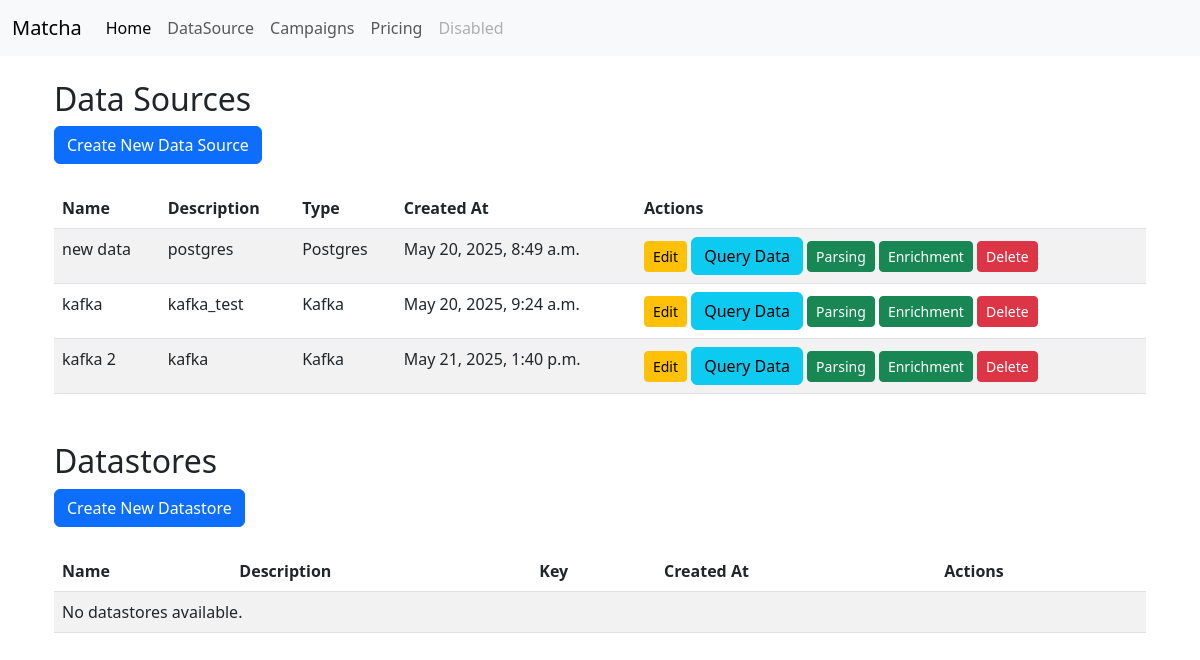
The app's page /datasources/, older data.
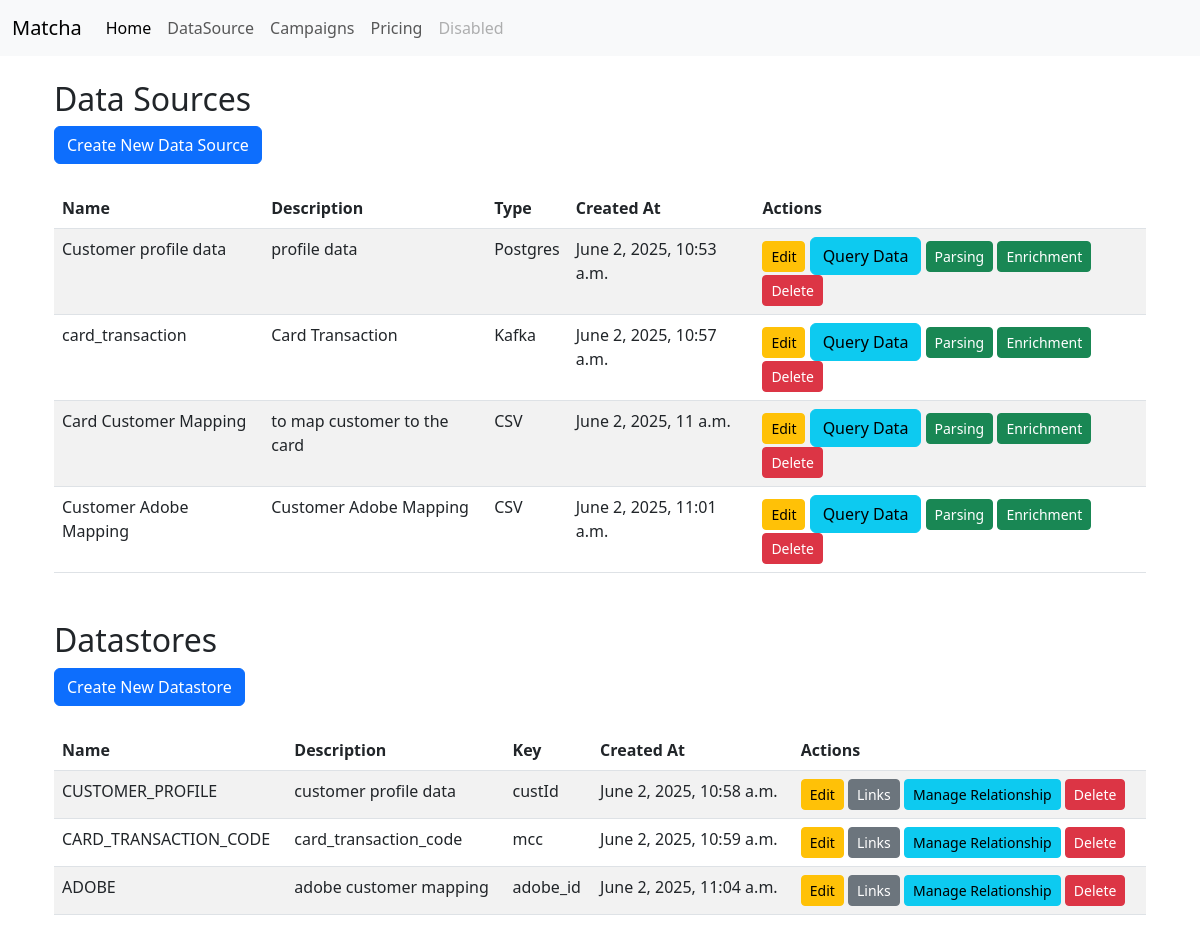
The same page, newer data.
### usex_app/models.py (models this page shows, shortened)
class DataSource(models.Model):
    DATASOURCE_TYPES = [
        ('Postgres', 'postgres'),
        ('Mysql', 'Mysql'),
        ('Kafka', 'Kafka'),
        ('RabbitMQ', 'RabbitMQ'),
        ('S3', 'S3'),
        ('Hive', 'Hive'),
        ('HDFS', 'HDFS'),
        ('CSV', 'CSV'),
    ]
    name = models.CharField(max_length=100)
    description = models.CharField(max_length=150)
    datasource_type = models.CharField(max_length=50,choices=DATASOURCE_TYPES)
    created_at = models.DateTimeField(auto_now_add=True)
    updated_at = models.DateTimeField(auto_now=True)
    connection_params = models.JSONField()  # Use JSONField for flexible connection parameters
    skip_campaign_processing = models.BooleanField(default=False, help_text="Skip campaign processing for this datasource")
    CONNECTION_PARAMS_METADATA = {
        'Postgres': {
            'mandatory': ['host', 'port', 'username', 'password', 'database','query'],
            'optional': [],
        },
        'Mysql': {
            'mandatory': ['host', 'port', 'username', 'password', 'database','query'],
            'optional': [],
        },
        'Kafka': {
            'mandatory': ['brokers', 'topic'],
            'optional': ['group_id','schema_registry_url'],
        },
        'RabbitMQ': {
            'mandatory': ['host', 'port', 'username', 'password', 'queue'],
            'optional': [],
        },
        'S3': {
            'mandatory': ['bucket_name', 'access_key', 'secret_key'],
            'optional': ['region'],
        },
        'Hive': {
            'mandatory': ['host', 'port', 'username', 'password', 'database'],
            'optional': [],
        },
        'HDFS': {
            'mandatory': ['host', 'port', 'username', 'path'],
            'optional': [],
        },
        'CSV': {
            'mandatory': ['file_path'],
            'optional': ['delimiter', 'encoding','has_header'],
        },
    }

class DataStore(models.Model):
    name = models.CharField(max_length=100, unique=True)
    description = models.CharField(max_length=150)
    created_at = models.DateTimeField(auto_now_add=True)
    updated_at = models.DateTimeField(auto_now=True)
    key= models.CharField(max_length=100, unique=True)
    schema=models.JSONField(default=dict, blank=True, null=True)
    internal_name = models.CharField(max_length=100, unique=True, null=True, blank=True)

### usex_app/views.py (the view)
# urls.py: path('datasources/', views.datasource_list_create, name='datasource_list_create'),
def datasource_list_create(request):
    if request.method == 'POST':
        datasource_type = request.POST.get('datasource_type')
        datasource_form = DataSourceForm(request.POST, datasource_type=datasource_type)
        if datasource_form.is_valid():
            connection_params = {}
            for key, value in datasource_form.cleaned_data.items():
                if key.startswith('connection_params_'):
                    param_name = key.replace('connection_params_', '')
                    connection_params[param_name] = value
            datasource = datasource_form.save(commit=False)
            datasource.connection_params = connection_params
            try:
                connection = connect_to_data_source(datasource)
                datasource.save()
                if request.headers.get('X-Requested-With') == 'XMLHttpRequest':
                    return JsonResponse({'success': True})
                return redirect('datasource_list_create')
            except Exception as e:
                datasource_form.add_error(None, f"Connection failed: {str(e)}")
        if request.headers.get('X-Requested-With') == 'XMLHttpRequest':
            errors = [str(error) for error in datasource_form.non_field_errors()]
            for field, field_errors in datasource_form.errors.items():
                errors.extend([f"{field}: {error}" for error in field_errors])
            return JsonResponse({'success': False, 'errors': errors})
        datastore_form = DataStoreForm(request.POST)
        if datastore_form.is_valid():
            datastore_form.save()
            return redirect('datasource_list_create')
    else:
        datasource_form = DataSourceForm()
        datastore_form = DataStoreForm()
    datasources = DataSource.objects.all()
    datastores = DataStore.objects.all()
    connection_params_metadata = json.dumps(DataSource.CONNECTION_PARAMS_METADATA)
    connection_params_values = {ds.id: ds.connection_params for ds in datasources}
    return render(request, 'usex_app/datasource.html', {
        'datasources': datasources,
        'datastores': datastores,
        'datasource_form': datasource_form,
        'datastore_form': datastore_form,
        'connection_params_metadata': connection_params_metadata,
        'connection_params_values': json.dumps(connection_params_values),
    })

### usex_app/templates/usex_app/datasource.html (shortened to what this page needs)
{% extends "usex_app/index.html" %}
{% block content %}
<div class="container">
    <h2>Data Sources</h2>
    <button type="button" class="btn btn-primary" data-bs-toggle="modal" data-bs-target="#createDataSourceModal">
        Create New Data Source
    </button>
    <table class="table table-striped mt-4">
        <thead>
            <tr>
                <th>Name</th>
                <th>Description</th>
                <th>Type</th>
                <th>Created At</th>
                <th>Actions</th>
            </tr>
        </thead>
        <tbody>
            {% for datasource in datasources %}
            <tr>
                <td>{{ datasource.name }}</td>
                <td>{{ datasource.description }}</td>
                <td>{{ datasource.datasource_type }}</td>
                <td>{{ datasource.created_at }}</td>
                <td>
                    <button type="button" class="btn btn-sm btn-warning" data-edit-id="{{ datasource.id }}" data-bs-toggle="modal" data-bs-target="#editDataSourceModal">
                        Edit
                    </button>
                    <button type="button" class="btn btn-info query-data-button"
                    data-datasource-id="{{ datasource.id }}"
                    data-datasource-name="{{ datasource.name }}"
                    data-datasource-description="{{ datasource.description }}">
                    Query Data
                    </button>
                    <a href="{% url 'parser_view' datasource.id %}" target="_blank" class="btn btn-sm btn-success">
                        Parsing
                    </a>
                    <a href="{% url 'enrichment_view' datasource.id %}" target="_blank" class="btn btn-sm btn-success">
                        Enrichment
                    </a>
                    <form method="post" action="{% url 'delete_datasource' datasource.id %}" style="display:inline;">
                        <button type="submit" class="btn btn-sm btn-danger" onclick="return confirm('Are you sure you want to delete this data source?');">
                            Delete
                        </button>
                    </form>
                </td>
            </tr>
            {% empty %}
            <tr>
                <td colspan="5">No data sources available.</td>
            </tr>
            {% endfor %}
        </tbody>
    </table>
</div>
<div class="container mt-5">
    <h2>Datastores</h2>
    <button type="button" class="btn btn-primary" data-bs-toggle="modal" data-bs-target="#createDatastoreModal">
        Create New Datastore
    </button>
        <table class="table table-striped mt-4">
            <thead>
                <tr>
                    <th>Name</th>
                    <th>Description</th>
                    <th>Key</th>
                    <th>Created At</th>
                    <th>Actions</th>
                </tr>
            </thead>
            <tbody>
                {% for datastore in datastores %}
                <tr>
                    <td>{{ datastore.name }}</td>
                    <td>{{ datastore.description }}</td>
                    <td>{{ datastore.key }}</td>
                    <td>{{ datastore.created_at }}</td>
                    <td>
                        <button type="button" class="btn btn-sm btn-warning" datastore-edit-id="{{ datastore.id }}" >
                            Edit
                        </button>
                        <button type="button" class="btn btn-sm btn-secondary" data-links-id="{{ datastore.id }}">
                            Links
                        </button>
                        <button type="button" class="btn btn-sm btn-info" data-manage-relationship-id="{{ datastore.id }}">
                            Manage Relationship
                        </button>
                        <form method="post" action="{% url 'delete_datastore' datastore.id %}" style="display:inline;">
                            <button type="submit" class="btn btn-sm btn-danger" onclick="return confirm('Are you sure you want to delete this datastore?');">
                                Delete
                            </button>
                        </form>
                    </td>
                </tr>
                {% empty %}
                <tr>
                    <td colspan="5">No datastores available.</td>
            </tr>
            {% endfor %}
        </tbody>
    </table>
</div>
{% endblock %}

### usex_app/templates/usex_app/index.html (shortened to what this page needs)
<!DOCTYPE html>
<html lang="en">
  <head>
    <link
      href="https://cdn.jsdelivr.net/npm/bootstrap@5.3.0/dist/css/bootstrap.min.css"
      rel="stylesheet"
    />
  </head>
  <body>
    <nav class="navbar navbar-expand-lg navbar-light bg-light">
      <div class="container-fluid">
        <a class="navbar-brand" href="#">Matcha</a>
        <div class="collapse navbar-collapse" id="navbarNav">
          <ul class="navbar-nav">
            <li class="nav-item">
              <a class="nav-link active" aria-current="page" href="#">Home</a>
            </li>
            <li class="nav-item">
              <a class="nav-link" href="{% url 'datasource_list_create' %}"
                >DataSource</a
              >
            </li>
            <li class="nav-item">
              <a class="nav-link" href="{% url 'campaign_list_create' %}"
                >Campaigns</a
              >
            </li>
            <li class="nav-item">
              <a class="nav-link" href="#">Pricing</a>
            </li>
            <li class="nav-item">
              <a
                class="nav-link disabled"
                href="#"
                tabindex="-1"
                aria-disabled="true"
                >Disabled</a
              >
            </li>
          </ul>
        </div>
      </div>
    </nav>
    <div class="container mt-4">
      {% block content %}{% endblock %}
    </div>
  </body>
</html>

Row changes from the older to the newer data that the page shows:
removed DataSource: name "new data", description "postgres", datasource_type "Postgres", created_at "May 20, 2025, 8:49 a.m."
removed DataSource: name "kafka", description "kafka_test", datasource_type "Kafka", created_at "May 20, 2025, 9:24 a.m."
removed DataSource: name "kafka 2", description "kafka", datasource_type "Kafka", created_at "May 21, 2025, 1:40 p.m."
added DataSource: name "Customer profile data", description "profile data", datasource_type "Postgres", created_at "June 2, 2025, 10:53 a.m."
added DataSource: name "card_transaction", description "Card Transaction", datasource_type "Kafka", created_at "June 2, 2025, 10:57 a.m."
added DataSource: name "Card Customer Mapping", description "to map customer to the card", datasource_type "CSV", created_at "June 2, 2025, 11 a.m."
added DataSource: name "Customer Adobe Mapping", description "Customer Adobe Mapping", datasource_type "CSV", created_at "June 2, 2025, 11:01 a.m."
added DataStore: name "CUSTOMER_PROFILE", description "customer profile data", key "custId", created_at "June 2, 2025, 10:58 a.m."
added DataStore: name "CARD_TRANSACTION_CODE", description "card_transaction_code", key "mcc", created_at "June 2, 2025, 10:59 a.m."
added DataStore: name "ADOBE", description "adobe customer mapping", key "adobe_id", created_at "June 2, 2025, 11:04 a.m."
Text that changed along with them:
text no longer shown: "No datastores available."
